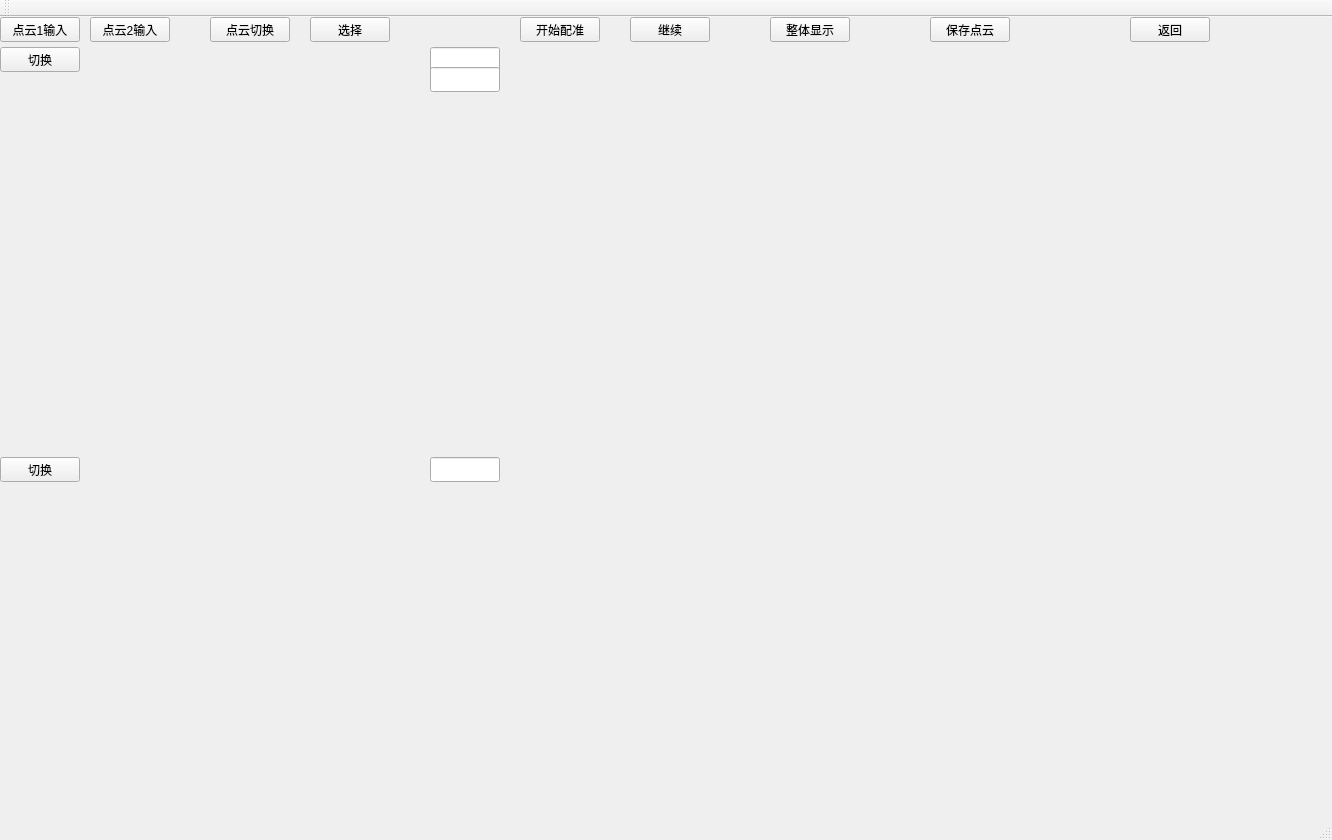
<?xml version="1.0" encoding="UTF-8"?>
<ui version="4.0">
 <class>registration</class>
 <widget class="QMainWindow" name="registration">
  <property name="geometry">
   <rect>
    <x>0</x>
    <y>0</y>
    <width>1332</width>
    <height>840</height>
   </rect>
  </property>
  <property name="windowTitle">
   <string>registration</string>
  </property>
  <widget class="QWidget" name="centralWidget">
   <widget class="QPushButton" name="input1_Btn">
    <property name="geometry">
     <rect>
      <x>0</x>
      <y>0</y>
      <width>80</width>
      <height>25</height>
     </rect>
    </property>
    <property name="text">
     <string>点云1输入</string>
    </property>
   </widget>
   <widget class="QPushButton" name="return_Btn">
    <property name="geometry">
     <rect>
      <x>1130</x>
      <y>0</y>
      <width>80</width>
      <height>25</height>
     </rect>
    </property>
    <property name="text">
     <string>返回</string>
    </property>
   </widget>
   <widget class="QPushButton" name="input2_Btn">
    <property name="geometry">
     <rect>
      <x>90</x>
      <y>0</y>
      <width>80</width>
      <height>25</height>
     </rect>
    </property>
    <property name="text">
     <string>点云2输入</string>
    </property>
   </widget>
   <widget class="Widget" name="widget1" native="true">
    <property name="geometry">
     <rect>
      <x>0</x>
      <y>30</y>
      <width>500</width>
      <height>400</height>
     </rect>
    </property>
    <widget class="QLineEdit" name="lineEdit1">
     <property name="geometry">
      <rect>
       <x>430</x>
       <y>0</y>
       <width>70</width>
       <height>25</height>
      </rect>
     </property>
    </widget>
    <widget class="QPushButton" name="switch1_Btn">
     <property name="geometry">
      <rect>
       <x>0</x>
       <y>0</y>
       <width>80</width>
       <height>25</height>
      </rect>
     </property>
     <property name="text">
      <string>切换</string>
     </property>
    </widget>
    <widget class="QLineEdit" name="selected_mode_Edit">
     <property name="geometry">
      <rect>
       <x>430</x>
       <y>20</y>
       <width>70</width>
       <height>25</height>
      </rect>
     </property>
    </widget>
   </widget>
   <widget class="Widget2" name="widget2" native="true">
    <property name="geometry">
     <rect>
      <x>0</x>
      <y>440</y>
      <width>500</width>
      <height>400</height>
     </rect>
    </property>
    <widget class="QLineEdit" name="lineEdit2">
     <property name="geometry">
      <rect>
       <x>430</x>
       <y>0</y>
       <width>70</width>
       <height>25</height>
      </rect>
     </property>
    </widget>
    <widget class="QPushButton" name="switch2_Btn">
     <property name="geometry">
      <rect>
       <x>0</x>
       <y>0</y>
       <width>80</width>
       <height>25</height>
      </rect>
     </property>
     <property name="text">
      <string>切换</string>
     </property>
    </widget>
   </widget>
   <widget class="QPushButton" name="pick_Btn">
    <property name="geometry">
     <rect>
      <x>310</x>
      <y>0</y>
      <width>80</width>
      <height>25</height>
     </rect>
    </property>
    <property name="text">
     <string>选择</string>
    </property>
   </widget>
   <widget class="QPushButton" name="switch_Btn">
    <property name="geometry">
     <rect>
      <x>210</x>
      <y>0</y>
      <width>80</width>
      <height>25</height>
     </rect>
    </property>
    <property name="text">
     <string>点云切换</string>
    </property>
   </widget>
   <widget class="QPushButton" name="start_Btn">
    <property name="geometry">
     <rect>
      <x>520</x>
      <y>0</y>
      <width>80</width>
      <height>25</height>
     </rect>
    </property>
    <property name="text">
     <string>开始配准</string>
    </property>
   </widget>
   <widget class="Widget3" name="widget3" native="true">
    <property name="geometry">
     <rect>
      <x>510</x>
      <y>30</y>
      <width>821</width>
      <height>771</height>
     </rect>
    </property>
   </widget>
   <widget class="QPushButton" name="continune_Btn">
    <property name="geometry">
     <rect>
      <x>630</x>
      <y>0</y>
      <width>80</width>
      <height>25</height>
     </rect>
    </property>
    <property name="text">
     <string>继续</string>
    </property>
   </widget>
   <widget class="QPushButton" name="show_all_Btn">
    <property name="geometry">
     <rect>
      <x>770</x>
      <y>0</y>
      <width>80</width>
      <height>25</height>
     </rect>
    </property>
    <property name="text">
     <string>整体显示</string>
    </property>
   </widget>
   <widget class="QPushButton" name="save_Btn">
    <property name="geometry">
     <rect>
      <x>930</x>
      <y>0</y>
      <width>80</width>
      <height>25</height>
     </rect>
    </property>
    <property name="text">
     <string>保存点云</string>
    </property>
   </widget>
  </widget>
  <widget class="QMenuBar" name="menuBar">
   <property name="geometry">
    <rect>
     <x>0</x>
     <y>0</y>
     <width>1332</width>
     <height>22</height>
    </rect>
   </property>
  </widget>
  <widget class="QToolBar" name="mainToolBar">
   <attribute name="toolBarArea">
    <enum>TopToolBarArea</enum>
   </attribute>
   <attribute name="toolBarBreak">
    <bool>false</bool>
   </attribute>
  </widget>
  <widget class="QStatusBar" name="statusBar"/>
 </widget>
 <layoutdefault spacing="6" margin="11"/>
 <customwidgets>
  <customwidget>
   <class>Widget</class>
   <extends>QWidget</extends>
   <header>widget.h</header>
   <container>1</container>
  </customwidget>
  <customwidget>
   <class>Widget2</class>
   <extends>QWidget</extends>
   <header>widget2.h</header>
   <container>1</container>
  </customwidget>
  <customwidget>
   <class>Widget3</class>
   <extends>QWidget</extends>
   <header>widget3.h</header>
   <container>1</container>
  </customwidget>
 </customwidgets>
 <resources/>
 <connections/>
</ui>
